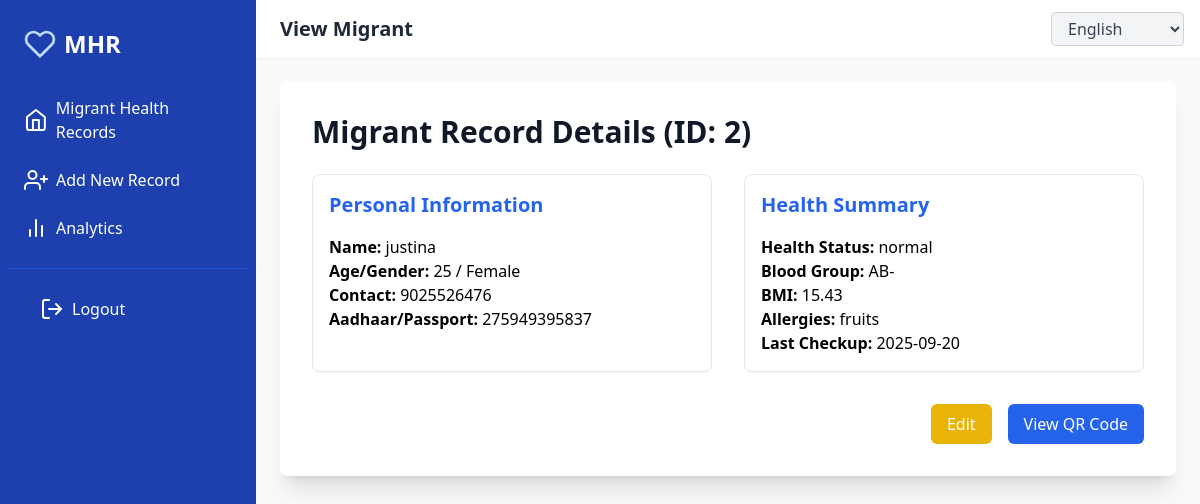
Screenshot of /view/2 (signed in) with the database file from the repository.
### models.py (models this page shows, shortened)
class Migrant(db.Model):
    __tablename__ = "migrants"
    id = db.Column(db.Integer, primary_key=True)
    name = db.Column(db.String(100), nullable=False)
    date_of_birth = db.Column(db.Date, nullable=True)
    age = db.Column(db.Integer, nullable=False)
    gender = db.Column(db.String(10), nullable=False)
    nationality = db.Column(db.String(50), nullable=True)
    state_of_origin = db.Column(db.String(50), nullable=True)
    contact = db.Column(db.String(20), nullable=False)
    emergency_contact_name = db.Column(db.String(100), nullable=True)
    emergency_contact_number = db.Column(db.String(20), nullable=True)
    aadhaar_passport = db.Column(db.String(50), nullable=True, unique=True)
    preferred_language = db.Column(db.String(30), nullable=True)
    literacy_level = db.Column(db.String(30), nullable=True)
    data_sharing_consent = db.Column(db.Boolean, default=False)
    occupation = db.Column(db.String(100), nullable=True)
    employer_name = db.Column(db.String(100), nullable=True)
    employer_contact = db.Column(db.String(20), nullable=True)
    work_location_district = db.Column(db.String(50), nullable=True)
    work_location_pincode = db.Column(db.String(10), nullable=True)
    duration_of_stay = db.Column(db.String(50), nullable=True)
    living_conditions = db.Column(db.String(50), nullable=True)
    allergies = db.Column(db.Text, nullable=True)
    past_medical_conditions = db.Column(db.Text, nullable=True)
    past_surgical_history = db.Column(db.Text, nullable=True)
    family_history = db.Column(db.Text, nullable=True)
    immunization_status = db.Column(db.Text, nullable=True)
    height = db.Column(db.Float, nullable=True)
    weight = db.Column(db.Float, nullable=True)
    bmi = db.Column(db.Float, nullable=True)
    blood_group = db.Column(db.String(5), nullable=True)
    vital_signs = db.Column(db.Text, nullable=True)
    current_medications = db.Column(db.Text, nullable=True)
    ongoing_treatment = db.Column(db.Text, nullable=True)
    infectious_disease_screening = db.Column(db.Text, nullable=True)
    health_condition = db.Column(db.String(200), nullable=True)
    last_checkup = db.Column(db.Date, nullable=True)
    healthcare_facility = db.Column(db.String(100), nullable=True)
    doctor_name = db.Column(db.String(100), nullable=True)
    symptoms = db.Column(db.Text, nullable=True)
    diagnosis = db.Column(db.Text, nullable=True)
    prescriptions = db.Column(db.Text, nullable=True)
    lab_results = db.Column(db.Text, nullable=True)
    vaccination_records = db.Column(db.Text, nullable=True)
    disease_alerts = db.Column(db.Text, nullable=True)
    contact_tracing_info = db.Column(db.Text, nullable=True)
    referral_notes = db.Column(db.Text, nullable=True)
    follow_up_date = db.Column(db.Date, nullable=True)
    qr_code = db.Column(db.String(255), nullable=True)

### app.py (the view)
@app.route("/view/<int:migrant_id>")
@login_required
def view_migrant(migrant_id):
    migrant = Migrant.query.get_or_404(migrant_id)
    qr_code_url = url_for('get_migrant_qr', migrant_id=migrant.id, _external=True)
    return render_template("view_migrant.html", migrant=migrant, title="View Migrant", qr_code_url=qr_code_url)

### app.py (called while the page is built)
@app.context_processor
def inject_translations():
    lang = session.get('language', app.config['DEFAULT_LANGUAGE'])
    return dict(t=translations.get(lang, translations['en']))

@login_manager.user_loader
def load_user(user_id):
    return User.query.get(int(user_id))

### templates/view_migrant.html
{% extends "base.html" %}
{% block page_content %}
<div class="max-w-4xl mx-auto bg-white p-8 rounded-lg shadow-xl" data-aos="fade-in">
    <h2 class="text-3xl font-bold text-gray-900 mb-6">Migrant Record Details (ID: {{ migrant.id }})</h2>
    <div class="grid grid-cols-1 md:grid-cols-2 gap-8">
        <div class="border p-4 rounded-lg shadow-sm">
            <h3 class="text-xl font-semibold mb-4 text-blue-600">Personal Information</h3>
            <p><strong>Name:</strong> {{ migrant.name }}</p>
            <p><strong>Age/Gender:</strong> {{ migrant.age }} / {{ migrant.gender }}</p>
            <p><strong>Contact:</strong> {{ migrant.contact }}</p>
            <p><strong>Aadhaar/Passport:</strong> {{ migrant.aadhaar_passport or 'N/A' }}</p>
        </div>
        <div class="border p-4 rounded-lg shadow-sm">
            <h3 class="text-xl font-semibold mb-4 text-blue-600">Health Summary</h3>
            <p><strong>Health Status:</strong> {{ migrant.health_condition or 'Not Specified' }}</p>
            <p><strong>Blood Group:</strong> {{ migrant.blood_group or 'N/A' }}</p>
            <p><strong>BMI:</strong> {{ migrant.bmi or 'N/A' }}</p>
            <p><strong>Allergies:</strong> {{ migrant.allergies or 'None' }}</p>
            <p><strong>Last Checkup:</strong> {{ migrant.last_checkup or 'N/A' }}</p>
        </div>
    </div>
    <div class="mt-8 flex justify-end space-x-4">
        <a href="{{ url_for('edit_migrant', migrant_id=migrant.id) }}" class="bg-yellow-500 hover:bg-yellow-600 text-white px-4 py-2 rounded-md transition">{{ t.edit }}</a>
        <a href="{{ qr_code_url }}" target="_blank" class="bg-blue-600 hover:bg-blue-700 text-white px-4 py-2 rounded-md transition">View QR Code</a>
    </div>
</div>
{% endblock page_content %}

### rows the page displays
Migrant: id "2", name "justina", age "25", gender "Female", contact "9025526476", aadhaar_passport "275949395837", health_condition "normal", blood_group "AB-", bmi "15.43", allergies "fruits", last_checkup "2025-09-20"

### other values shown
{{ t.app_name }} "Migrant Health Records"
{{ t.add_record }} "Add New Record"
{{ t.analytics }} "Analytics"
{{ t.logout }} "Logout"
{{ title or t.welcome }} "View Migrant"
{{ t.edit }} "Edit"
